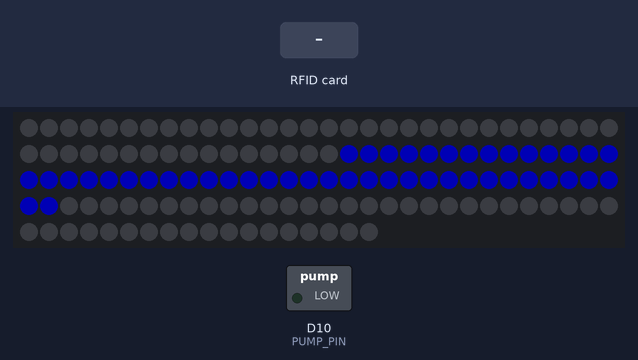
This sketch was run on a simulated Arduino Zero (SAMD21). On the bench: 138 RGB LEDs in strip order, left to right, continuing on the next row, switched loads named in the sketch (green lamp = pin HIGH). The inputs (shaded band) are chosen by the test bench. Dim RGB values are drawn brighter than linear; the local clock reads 2024-03-15 10:24:30 at power-on unless the sketch sets it; random numbers use the default seed unless the sketch sets one.

Above: at 4.2 s.
4.3 s: RFID card 5E 7A 19 C4 held to the reader
At 4.7 s:
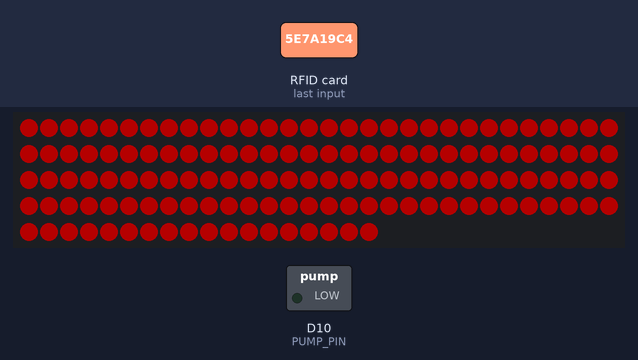
Timing chart, 0 to 7.3 s (numbered marks = the images above; inputs shaded):
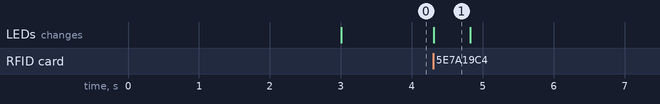

Measured:
- after the input at 4.3 s, the LEDs: change at once (image 1)
- what the display in image 1 shows lasts 0.5 s, from 4.3 s to 4.8 s

The sketch:

main.ino
```cpp
#include <FastLED.h>
#include <Wire.h>
#include <SPI.h>
#include <Adafruit_PN532.h>
#include <time.h>

// If using the breakout with SPI, define the pins for SPI communication.
#define PN532_SCK  (2)
#define PN532_MOSI (3)
#define PN532_SS   (4)
#define PN532_MISO (5)

// If using the breakout or shield with I2C, define just the pins connected
// to the IRQ and reset lines.  Use the values below (2, 3) for the shield!
#define PN532_IRQ   (2)
#define PN532_RESET (3)  // Not connected by default on the NFC Shield

// Uncomment just _one_ line below depending on how your breakout or shield
// is connected to the Arduino:

// Use this line for a breakout with a software SPI connection (recommended):
//Adafruit_PN532 nfc(PN532_SCK, PN532_MISO, PN532_MOSI, PN532_SS);

// Use this line for a breakout with a hardware SPI connection.  Note that
// the PN532 SCK, MOSI, and MISO pins need to be connected to the Arduino's
// hardware SPI SCK, MOSI, and MISO pins.  On an Arduino Uno these are
// SCK = 13, MOSI = 11, MISO = 12.  The SS line can be any digital IO pin.
//Adafruit_PN532 nfc(PN532_SS);

// Or use this line for a breakout or shield with an I2C connection:
Adafruit_PN532 nfc(PN532_IRQ, PN532_RESET);

#if defined(ARDUINO_ARCH_SAMD)
// for Zero, output on USB Serial console, remove line below if using programming port to program the Zero!
// also change #define in Adafruit_PN532.cpp library file
   #define Serial SerialUSB
#endif

// SETUP
#define LED_PIN     5
#define NUM_LEDS    138
#define BRIGHTNESS  64
#define LED_TYPE    WS2812
#define COLOR_ORDER GRB
#define TOTAL_TAGS  10
#define TAG_SIZE     7
#define TAGS_PER_ROUND 3
#define PUMP_PIN 10
CRGB leds[NUM_LEDS];
int SEGMENTS[3][2] = {{0, 46}, {46, 92}, {92, 138}}; // [start, end)

enum SHAPE {
  SQUARE   = 0,
  CIRCLE   = 1,
  TRIANGLE = 2,
};

typedef struct Tag {
  SHAPE shape;
  CRGB color;
  uint8_t key[TAG_SIZE];
  uint8_t key_size;
} tag_t;

tag_t TAGS[TOTAL_TAGS] = {{.shape = SHAPE::SQUARE,   .color = CRGB::Blue,   .key = {0x04, 0xA9, 0xC3, 0x12, 0xC3, 0x58, 0x80}, .key_size = 7},
                          {.shape = SHAPE::SQUARE,   .color = CRGB::Red,    .key = {0x04, 0x2C, 0xC3, 0x12, 0xC3, 0x58, 0x80}, .key_size = 7},
                          {.shape = SHAPE::SQUARE,   .color = CRGB::White,  .key = {0x04, 0xE5, 0xC3, 0x12, 0xC3, 0x58, 0x80}, .key_size = 7},
                          {.shape = SHAPE::CIRCLE,   .color = CRGB::Blue,   .key = {0x04, 0xD1, 0xC3, 0x12, 0xC3, 0x58, 0x80}, .key_size = 7},
                          {.shape = SHAPE::CIRCLE,   .color = CRGB::Red,    .key = {0x04, 0xD0, 0xC3, 0x12, 0xC3, 0x58, 0x80}, .key_size = 7},
                          {.shape = SHAPE::CIRCLE,   .color = CRGB::White,  .key = {0x04, 0x0E, 0xC3, 0x12, 0xC3, 0x58, 0x81}, .key_size = 7},
                          {.shape = SHAPE::TRIANGLE, .color = CRGB::Red,    .key = {0x04, 0x1A, 0xC3, 0x12, 0xC3, 0x58, 0x80}, .key_size = 7},
                          {.shape = SHAPE::TRIANGLE, .color = CRGB::Green,  .key = {0x04, 0x42, 0xC3, 0x12, 0xC3, 0x58, 0x80}, .key_size = 7},
                          {.shape = SHAPE::TRIANGLE, .color = CRGB::White,  .key = {0x04, 0x0F, 0xC3, 0x12, 0xC3, 0x58, 0x81}, .key_size = 7},
                          {.shape = SHAPE::TRIANGLE, .color = CRGB::Blue,   .key = {0x04, 0xA8, 0xC3, 0x12, 0xC3, 0x58, 0x80}, .key_size = 7}};

tag_t START_TAG = {.shape = SHAPE::TRIANGLE, .color = CRGB::Blue,   .key = {0x62, 0x43, 0xE5, 0x1C, 0x00, 0x00, 0x00}, .key_size = 4};

void fill_segment(int segment, CRGB color) {
  int start = SEGMENTS[segment][0];
  int finish = SEGMENTS[segment][1];
  for(int i = start; i < finish; i++) {
    leds[i] = color;
  }
  FastLED.show();
}

void fill_all(CRGB color) {
  for(int i = 0; i < NUM_LEDS; i++) {
    leds[i] = color;
  }
  FastLED.show();
}

void clear_all() {
  for(int i = 0; i < NUM_LEDS; i++) {
    leds[i] = CRGB::Black;
  }
  FastLED.show();
}

void select_tags(tag_t **ret) {
  int i = -1, j = -1, k = -1;
  i = rand() % TOTAL_TAGS;
  do {
    j = rand() % TOTAL_TAGS;
  } while(j == i || j == k);
  do {
    k = rand() % TOTAL_TAGS;
  } while(k == j || k == i);
  // assign
  ret[0] = &TAGS[i];
  ret[1] = &TAGS[j];
  ret[2] = &TAGS[k];
}

void flash(int iter, int period, CRGB color) {
  for(int i = 0; i < iter; i++) {
    fill_all(color);
    delay(period);
    clear_all();
    delay(period);
  }
}

void setup() {
  delay( 3000 ); // power-up safety delay
  FastLED.addLeds<LED_TYPE, LED_PIN, COLOR_ORDER>(leds, NUM_LEDS).setCorrection( TypicalLEDStrip );
  FastLED.setBrightness(  BRIGHTNESS );
  Serial.begin(115200);

  nfc.begin();

  uint32_t versiondata = nfc.getFirmwareVersion();
  if (! versiondata) {
    Serial.print("Didn't find PN53x board");
    while (1); // halt
  }

  // configure board to read RFID tags
  nfc.SAMConfig();

    // some setup for output pins
  pinMode(PUMP_PIN, OUTPUT);
}

void waitForTag(tag_t *tag) {
  uint8_t success;
  uint8_t uid[] = { 0, 0, 0, 0, 0, 0, 0 };  // Buffer to store the returned UID
  uint8_t uidLength;                        // Length of the UID (4 or 7 bytes depending on ISO14443A card type)
  while(true) {
    success = nfc.readPassiveTargetID(PN532_MIFARE_ISO14443A, uid, &uidLength);
    Serial.println(uidLength);
    if (success) {
      if(arrMatch(tag->key, uid, tag->key_size, uidLength)){
        return;
      }
    }
  }
}

void loop()
{
  srand(time(0));
  uint8_t success;
  uint8_t uid[] = { 0, 0, 0, 0, 0, 0, 0 };  // Buffer to store the returned UID
  uint8_t uidLength;                        // Length of the UID (4 or 7 bytes depending on ISO14443A card type)
  tag_t* selected_tags[TAGS_PER_ROUND];
  while(true) {
    select_tags(selected_tags);
    for(int i = 0; i < TAGS_PER_ROUND; i++) {
      bool match = false;
      fill_segment((int) (selected_tags[i]->shape), selected_tags[i]->color);
      while(!match) {
        success = nfc.readPassiveTargetID(PN532_MIFARE_ISO14443A, uid, &uidLength);
        if (success) {
          if(arrMatch(selected_tags[i]->key, uid, selected_tags[i]->key_size, uidLength)){
            Serial.println("It's a match");
            match = true;
            fill_all(CRGB::Green);
            delay(500);
            clear_all();
          }
          else{
            fill_all(CRGB::Red);
            delay(500);
            clear_all();
            fill_segment((int) (selected_tags[i]->shape), selected_tags[i]->color);
          }
        }
      }
    }
    digitalWrite(PUMP_PIN, HIGH);
    Serial.println("PUMP ON");
    flash(3, 250, CRGB::Green);
    waitForTag(&START_TAG);
    digitalWrite(PUMP_PIN, LOW);
    Serial.println("PUMP OFF");
  }
}

int arrMatch(uint8_t arr1[], uint8_t arr2[], uint8_t arr1_len, uint8_t arr2_len){
  if(arr1_len != arr2_len) return 0;
  for (int i = 0; i < arr1_len; i = i+1){
    if(arr1[i] != arr2[i]){
      return 0;
    }
  }
  return 1;
}
```
